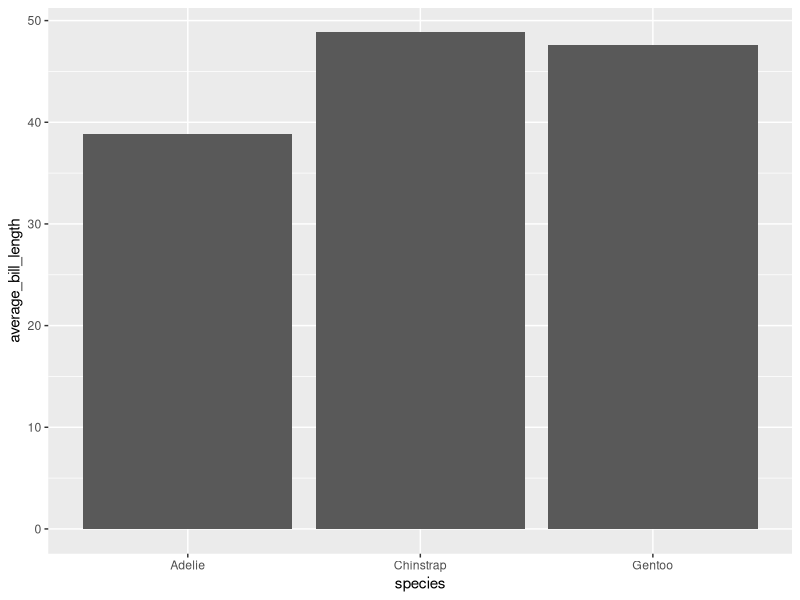
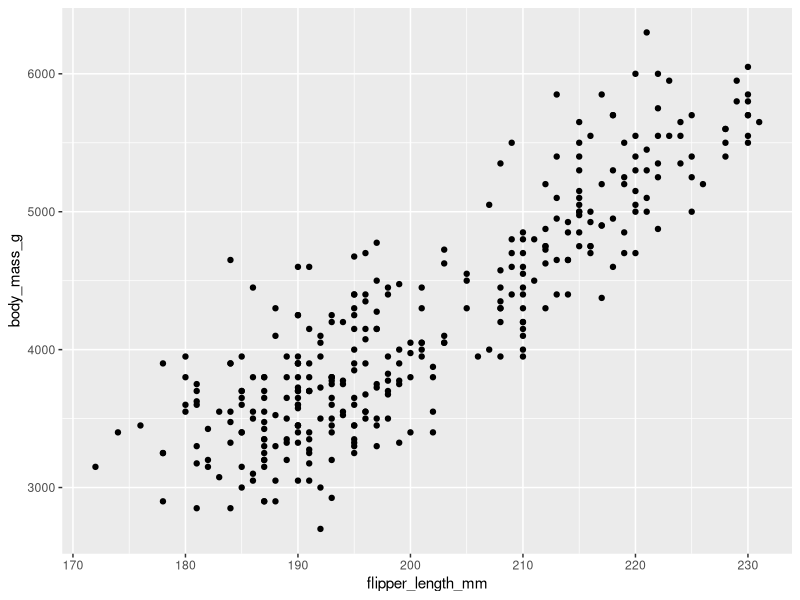

Recreate these plots in R, in order.
## ---- chunk 1
#LOAD PACKAGES 
library(tidyverse)
## ---- chunk 2
#LOAD DATA 
library(palmerpenguins)
data(penguins)

#CLEAN UP DATA
penguins <- penguins %>%
  drop_na()
#sometimes this is appropriate. It's questionable here... 
## ---- chunk 3
table1 <- penguins %>%
  group_by(species) %>%
  summarise(average_bill_length = mean(bill_length_mm), 
            average_bill_depth = mean(bill_depth_mm))

table1
## ---- chunk 4
library(kableExtra)
## ---- chunk 5
table1 %>% 
  kbl(digits=2, 
      col.names=c("Species", "Average Bill Length (in mm)", "Average Bill Depth (in mm)"),
      caption="Bill Characteristics of Species of Penguin") %>% 
  kable_styling()
## ---- chunk 6

## ---- chunk 7

## ---- chunk 8

## ---- chunk 9
 
## ---- chunk 10
table1 %>% 
ggplot(aes(x = species, y = average_bill_length)) +
geom_bar(stat = "identity")
## ---- chunk 11

## ---- chunk 12
penguins %>% 
  ggplot(aes(x=flipper_length_mm, y=body_mass_g)) +
  geom_point() 
